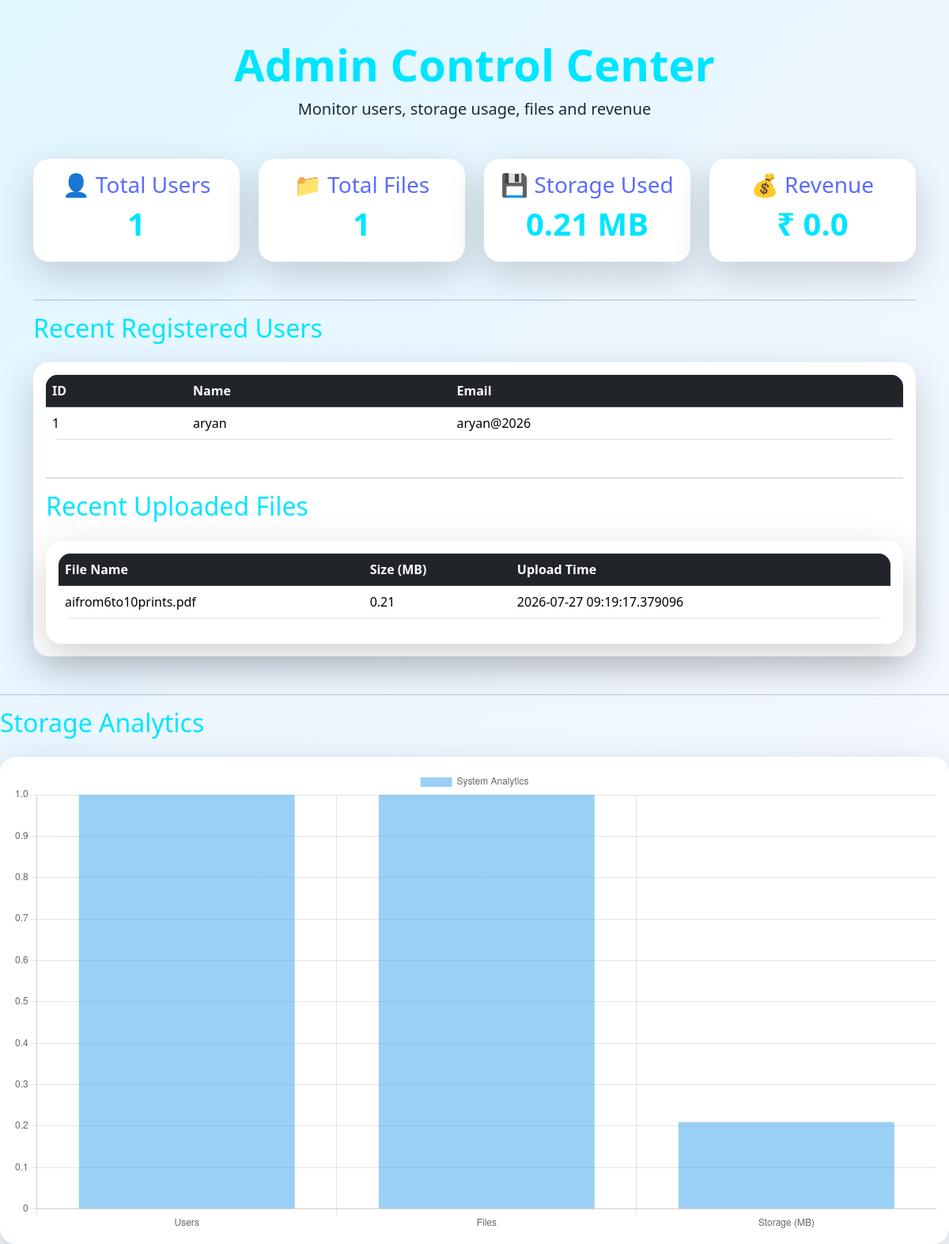
The page /admin on the database its author committed.
### app.py (models this page shows)
class User(db.Model):
    id = db.Column(db.Integer, primary_key=True)
    name = db.Column(db.String(100), nullable=False)
    email = db.Column(db.String(100), nullable=False)
    password = db.Column(db.String(100), nullable=False)

class StorageObject(db.Model):
    id = db.Column(db.Integer, primary_key=True)
    user_id = db.Column(
        db.Integer,
        db.ForeignKey('user.id')
    )
    file_name = db.Column(
        db.String(200),
        nullable=False
    )
    file_size = db.Column(
        db.Float,
        nullable=False
    )
    file_url = db.Column(db.String(500))
    upload_time = db.Column(
        db.DateTime,
        default=datetime.utcnow
    )

### app.py (the view)
@app.route('/admin')
def admin():
    total_users = User.query.count()
    total_files = StorageObject.query.count()
    files = StorageObject.query.all()
    total_storage = 0
    for file in files:
        total_storage += file.file_size
    total_revenue = round(total_storage * 0.02, 2)
    recent_users = User.query.order_by(
        User.id.desc()
    ).limit(5).all()
    recent_files = StorageObject.query.order_by(
        StorageObject.id.desc()
    ).limit(5).all()
    recent_files = StorageObject.query.order_by(
    StorageObject.upload_time.desc()
).limit(10).all()
    return render_template(
        'admin.html',
        total_users=total_users,
        total_files=total_files,
        total_storage=round(total_storage, 2),
        total_revenue=total_revenue,
        recent_users=recent_users,
        recent_files=recent_files
    )

### templates/admin.html (shortened to what this page needs)
<!DOCTYPE html>
<html lang="en">
<head>
    <link
        href="https://cdn.jsdelivr.net/npm/bootstrap@5.3.3/dist/css/bootstrap.min.css"
        rel="stylesheet">
   <link rel="stylesheet"
    href="{{ url_for('static', filename='style.css') }}">
</head>
<body>
<div class="container mt-5">
    <div class="text-center mb-5">
        <h1 class="display-4 fw-bold">
            Admin Control Center
        </h1>
        <p class="lead">
            Monitor users, storage usage, files and revenue
        </p>
    </div>
    <div class="row g-4">
        <div class="col-md-3">
            <div class="card shadow-lg border-0 admin-card text-center">
                <div class="card-body">
                    <h3>👤 Total Users</h3>
                    <h1>{{ total_users }}</h1>
                </div>
            </div>
        </div>
        <div class="col-md-3">
            <div class="card shadow-lg border-0 admin-card text-center">
                <div class="card-body">
                    <h3>📁 Total Files</h3>
                    <h1>{{ total_files }}</h1>
                </div>
            </div>
        </div>
        <div class="col-md-3">
            <div class="card shadow-lg border-0 admin-card text-center">
                <div class="card-body">
                    <h3>💾 Storage Used</h3>
                    <h1>{{ total_storage }} MB</h1>
                </div>
            </div>
        </div>
        <div class="col-md-3">
            <div class="card shadow-lg border-0 admin-card text-center">
                <div class="card-body">
                    <h3>💰 Revenue</h3>
                    <h1>₹ {{ total_revenue }}</h1>
                </div>
            </div>
        </div>
    </div>
    <hr class="mt-5">
    <h2 class="mb-4">
        Recent Registered Users
    </h2>
    <div class="card shadow-lg border-0">
        <div class="card-body">
            <table class="table table-hover">
                <thead class="table-dark">
                    <tr>
                        <th>ID</th>
                        <th>Name</th>
                        <th>Email</th>
                    </tr>
                </thead>
                <tbody>
                    {% for user in recent_users %}
                    <tr>
                        <td>{{ user.id }}</td>
                        <td>{{ user.name }}</td>
                        <td>{{ user.email }}</td>
                    </tr>
                    {% endfor %}
                </tbody>
            </table>
<hr class="mt-5">
<h2 class="mb-4">
    Recent Uploaded Files
</h2>
<div class="card shadow-lg border-0">
    <div class="card-body">
        <table class="table table-hover">
            <thead class="table-dark">
                <tr>
                    <th>File Name</th>
                    <th>Size (MB)</th>
                    <th>Upload Time</th>
                </tr>
            </thead>
            <tbody>
                {% for file in recent_files %}
                <tr>
                    <td>{{ file.file_name }}</td>
                    <td>{{ file.file_size | round(2) }}</td>
                    <td>{{ file.upload_time }}</td>
                </tr>
                {% endfor %}
            </tbody>
        </table>
    </div>
</div>
        </div>
    </div>
</div>
<hr class="mt-5">
<h2 class="mb-4">
    Storage Analytics
</h2>
<div class="card shadow-lg border-0">
    <div class="card-body">
        <canvas id="storageChart" data-users="{{ total_users }}" data-files="{{ total_files }}" data-storage="{{ total_storage }}"></canvas>
    </div>
</div>
<script>
const ctx = document.getElementById('storageChart');
const users = Number(ctx.dataset.users) || 0;
const files = Number(ctx.dataset.files) || 0;
const storage = Number(ctx.dataset.storage) || 0;
new Chart(ctx, {
    type: 'bar',
    data: {
        labels: [
            'Users',
            'Files',
            'Storage (MB)'
        ],
        datasets: [{
            label: 'System Analytics',
            data: [users, files, storage]
        }]
    }
});
</script>
</body>
</html>

### static/style.css (style rules this page uses)
body { background: linear-gradient( 135deg, #e0f7ff, #eef6ff, #f8fbff ); min-height: 100vh; font-family: 'Segoe UI', sans-serif; color: #1e293b; }
.card { background: white !important; border: none; border-radius: 20px; box-shadow: 0 10px 25px rgba(0,0,0,0.08); transition: 0.3s ease; }
h1, h2, h3, h4, h5 { color: #00e5ff; }
.table { color: white; }
.table-dark { background: rgba(0,255,255,0.2); }
.card { transition: all 0.3s ease; }
.table { color: #1e293b; }
.admin-card { border-radius:20px; transition:0.3s; background:rgba(255,255,255,0.9); }
.admin-card h1 { font-size:2.5rem; font-weight:700; }
.admin-card h3 { color:#5b6bff; }
.table { border-radius:15px; overflow:hidden; }
.table-dark { background:linear-gradient( 135deg, #5b6bff, #8a7dff ); }

### rows shown on the page
User: id "1", name "aryan", email "aryan@2026"
StorageObject: file_name "aifrom6to10prints.pdf", file_size "0.21", upload_time "2026-07-27 09:19:17.379096"

### other values the page prints
{{ total_users }} "1"
{{ total_files }} "1"
{{ total_storage }} "0.21"
{{ total_revenue }} "0.0"
